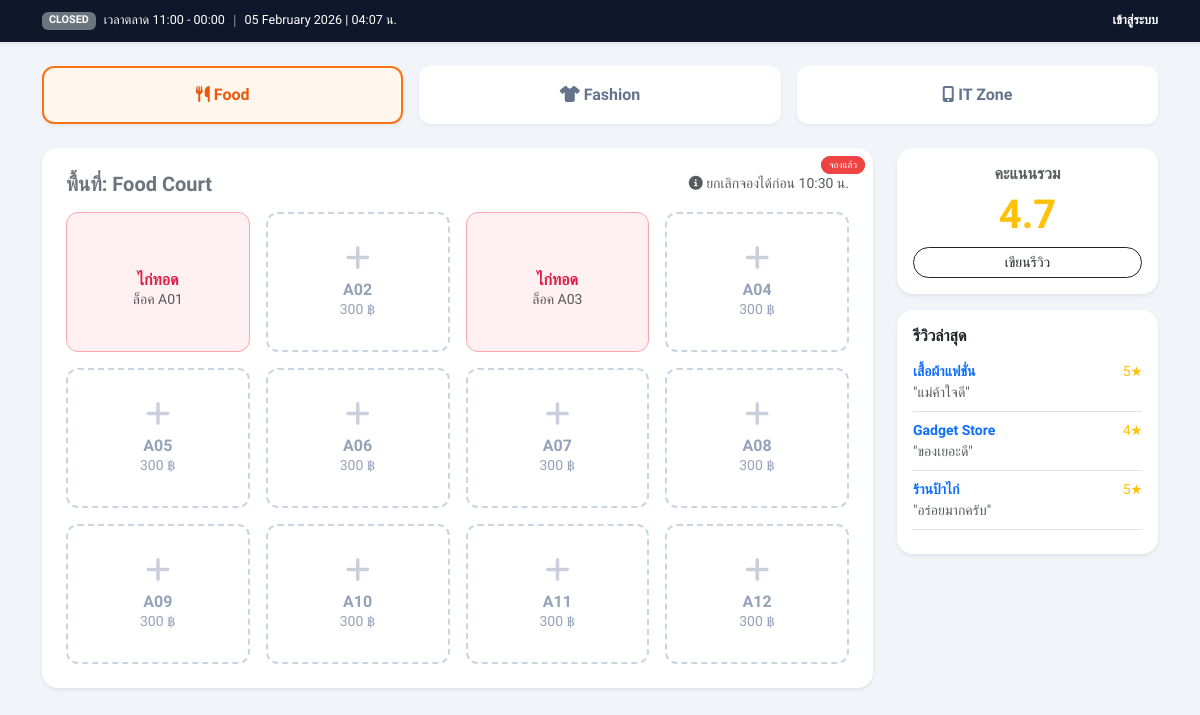
The page / on the database its author committed.
### tables this page shows
CREATE TABLE stalls (
        id INTEGER PRIMARY KEY AUTOINCREMENT,
        name TEXT NOT NULL,
        zone TEXT NOT NULL,
        price INTEGER NOT NULL,
        status TEXT DEFAULT 'available', 
        shop_name TEXT DEFAULT '',
        phone TEXT DEFAULT '',
        product_category TEXT DEFAULT '',
        booking_date TEXT DEFAULT '',
        booked_by INTEGER,
        payment_ref TEXT DEFAULT '',
        payment_status TEXT DEFAULT 'pending' 
    );

CREATE TABLE reviews (
        id INTEGER PRIMARY KEY AUTOINCREMENT,
        shop_name TEXT NOT NULL,
        rating INTEGER NOT NULL,
        comment TEXT,
        reviewer_name TEXT,
        created_at TIMESTAMP DEFAULT CURRENT_TIMESTAMP
    );

### app.py (the view)
@app.route('/')
def index():
    check_and_reset_daily()
    info = get_market_info()
    search = request.args.get('q', '')
    active_zone = request.args.get('zone', 'Food Court')
    conn = get_db()
    current_user = None
    if 'user_id' in session:
        current_user = conn.execute("SELECT * FROM users WHERE id=?", (session['user_id'],)).fetchone()
        session['credit'] = current_user['credit']
    if search:
        stalls = conn.execute("SELECT * FROM stalls WHERE shop_name LIKE ?", ('%' + search + '%',)).fetchall()
        if stalls: active_zone = stalls[0]['zone']
    else:
        stalls = conn.execute("SELECT * FROM stalls").fetchall()
    zones = {}
    for stall in stalls:
        z = stall['zone']
        if z not in zones: zones[z] = []
        zones[z].append(stall)
    reviews = conn.execute("SELECT * FROM reviews ORDER BY id DESC").fetchall()
    avg_rating = conn.execute("SELECT AVG(rating) FROM reviews").fetchone()[0] or 0.0
    conn.close()
    return render_template('index.html', zones=zones, reviews=reviews, avg_rating=round(avg_rating, 1),
                           search=search, active_zone=active_zone, info=info, user_info=current_user)

### app.py (called while the page is built)
def get_db():
    conn = sqlite3.connect('market.db')
    conn.row_factory = sqlite3.Row
    return conn

def get_market_info():
    now = datetime.now()
    current_time = now.time()
    market_open = time(11, 0)
    market_close = time(0, 0) # เที่ยงคืนคือขอบเขตวัน
    is_open = current_time >= market_open
    cancel_deadline = time(10, 30)
    return {
        'status': 'OPEN' if is_open else 'CLOSED',
        'datetime': now.strftime('%d %B %Y | %H:%M น.'),
        'cancel_deadline_str': '10:30 น.',
        'can_cancel': current_time < cancel_deadline # จะเป็น True ถ้ายังไม่ถึง 10:30
    }

def check_and_reset_daily():
    conn = get_db()
    today_str = datetime.now().strftime('%Y-%m-%d')
    conn.execute("""
        UPDATE stalls
        SET status='available', shop_name='', phone='', product_category='', booked_by=NULL, booking_date='', payment_ref='', payment_status='pending'
        WHERE status='booked' AND booking_date != ?
    """, (today_str,))
    conn.commit()
    conn.close()

### templates/index.html (shortened to what this page needs)
<!DOCTYPE html>
<html lang="th">
<head>
    <link href="https://cdn.jsdelivr.net/npm/bootstrap@5.3.0/dist/css/bootstrap.min.css" rel="stylesheet">
    <link href="https://cdnjs.cloudflare.com/ajax/libs/font-awesome/6.4.0/css/all.min.css" rel="stylesheet">
</head>
<body>
    <div class="time-bar sticky-top shadow-sm">
        <div class="container d-flex justify-content-between align-items-center">
            <div class="d-flex align-items-center gap-2">
                {% if info.status == 'OPEN' %}
                    <span class="badge bg-success">OPEN</span>
                {% else %}
                    <span class="badge bg-secondary">CLOSED</span>
                {% endif %}
                <small class="d-none d-md-inline">เวลาตลาด 11:00 - 00:00</small>
                <span class="opacity-50">|</span>
                <small>{{ info.datetime }}</small>
            </div>
            <div class="d-flex align-items-center gap-3">
                {% if session.get('user_id') %}
                    <span class="text-warning small fw-bold"><i class="fas fa-wallet"></i> {{ user_info.credit }} ฿</span>
                    <div class="dropdown">
                        <a href="#" class="text-white text-decoration-none dropdown-toggle fw-bold" data-bs-toggle="dropdown">
                            {{ session['username'] }}
                        </a>
                        <ul class="dropdown-menu dropdown-menu-end shadow">
                            {% if session['role'] == 'admin' %}
                                <li><a class="dropdown-item fw-bold text-primary" href="/admin"><i class="fas fa-cogs"></i> แดชบอร์ดแอดมิน</a></li>
                                <li><hr class="dropdown-divider"></li>
                            {% endif %}
                            <li><a class="dropdown-item text-danger" href="/logout">ออกจากระบบ</a></li>
                        </ul>
                    </div>
                {% else %}
                    <a href="/login" class="text-white text-decoration-none fw-bold small">เข้าสู่ระบบ</a>
                {% endif %}
            </div>
        </div>
    </div>
    <div class="container py-4">
        <div class="row g-3 mb-4">
            <div class="col-4"><a href="/?zone=Food Court" class="zone-btn {{ 'active-food' if active_zone == 'Food Court' }}"><i class="fas fa-utensils"></i> Food</a></div>
            <div class="col-4"><a href="/?zone=Fashion Street" class="zone-btn {{ 'active-fashion' if active_zone == 'Fashion Street' }}"><i class="fas fa-tshirt"></i> Fashion</a></div>
            <div class="col-4"><a href="/?zone=IT Zone" class="zone-btn {{ 'active-it' if active_zone == 'IT Zone' }}"><i class="fas fa-mobile-alt"></i> IT Zone</a></div>
        </div>
        <div class="row g-4">
            <div class="col-lg-9">
                <div class="card border-0 shadow-sm p-4 rounded-4">
                    <div class="d-flex justify-content-between align-items-center mb-3">
                        <h5 class="fw-bold text-secondary m-0">พื้นที่: {{ active_zone }}</h5>
                        <small class="text-muted"><i class="fas fa-info-circle"></i> ยกเลิกจองได้ก่อน {{ info.cancel_deadline_str }}</small>
                    </div>
                    {% for zone_name, items in zones.items() %}
                    <div class="{{ 'd-block' if zone_name == active_zone else 'd-none' }}">
                        <div class="row g-3">
                            {% for stall in items %}
                            <div class="col-6 col-md-4 col-lg-3">
                                <div class="stall-card {{ 'booked' if stall.status == 'booked' else 'free' }}"
                                     onclick="openBooking('{{ stall.id }}', '{{ stall.name }}', '{{ stall.price }}', '{{ stall.status }}', '{{ stall.shop_name }}', '{{ zone_name }}', '{{ stall.booked_by }}')">
                                    {% if stall.status == 'booked' %}
                                        <span class="booked-badge">จองแล้ว</span>
                                        <h6 class="fw-bold m-0 mt-3 text-truncate w-75 text-center">{{ stall.shop_name }}</h6>
                                        <small class="text-muted">ล็อค {{ stall.name }}</small>
                                    {% else %}
                                        <i class="fas fa-plus fs-3 mb-2 opacity-50"></i>
                                        <h6 class="fw-bold m-0">{{ stall.name }}</h6>
                                        <small>{{ stall.price }} ฿</small>
                                    {% endif %}
                                </div>
                            </div>
                            {% endfor %}
                        </div>
                    </div>
                    {% endfor %}
                </div>
            </div>
            <div class="col-lg-3">
                <div class="card border-0 shadow-sm p-3 text-center mb-3 rounded-4">
                    <h6 class="text-uppercase text-muted fw-bold">คะแนนรวม</h6>
                    <h1 class="text-warning fw-bold">{{ avg_rating }}</h1>
                    <button class="btn btn-outline-dark w-100 rounded-pill btn-sm" data-bs-toggle="modal" data-bs-target="#reviewModal">เขียนรีวิว</button>
                </div>
                <div class="card border-0 shadow-sm p-3 rounded-4 bg-white" style="max-height: 400px; overflow-y: auto;">
                    <h6 class="fw-bold mb-3">รีวิวล่าสุด</h6>
                    {% for review in reviews %}
                    <div class="border-bottom pb-2 mb-2">
                        <div class="d-flex justify-content-between">
                            <strong class="text-primary small">{{ review.shop_name }}</strong>
                            <span class="text-warning small">{{ review.rating }}★</span>
                        </div>
                        <p class="small text-muted mb-0">"{{ review.comment }}"</p>
                    </div>
                    {% endfor %}
                </div>
            </div>
        </div>
    </div>
</body>
</html>

### templates/index.html (style rules this page uses)
:root { --primary: #2563eb; --bg-light: #f1f5f9; }
body { background-color: var(--bg-light); font-family: 'Sarabun', sans-serif; }
.time-bar { background: #0f172a; color: white; padding: 10px 0; font-size: 0.9rem; }
.zone-btn { display: block; width: 100%; padding: 15px; border-radius: 12px; background: white; border: 2px solid transparent; text-align: center; text-decoration: none; color: #64748b; font-weight: bold; box-shadow: 0 2px 4px rgba(0,0,0,0.05); transition: 0.2s; }
.zone-btn.active-food { background: #fff7ed; border-color: #f97316; color: #ea580c; }
.stall-card { height: 140px; border-radius: 12px; cursor: pointer; transition: 0.2s; display: flex; flex-direction: column; justify-content: center; align-items: center; background: white; border: 2px dashed #cbd5e1; color: #94a3b8; }
.stall-card.booked { background: #fff1f2; border: 1px solid #fda4af; color: #e11d48; }
.booked-badge { position: absolute; top: 8px; right: 8px; background: #ef4444; color: white; font-size: 0.6rem; padding: 2px 8px; border-radius: 10px; }

### rows shown on the page
stalls: shop_name "ไก่ทอด", name "A01"
stalls: name "A02", price "300"
stalls: shop_name "ไก่ทอด", name "A03"
stalls: name "A04", price "300"
stalls: name "A05", price "300"
stalls: name "A06", price "300"
stalls: name "A07", price "300"
stalls: name "A08", price "300"
stalls: name "A09", price "300"
stalls: name "A10", price "300"
stalls: name "A11", price "300"
stalls: name "A12", price "300"
reviews: shop_name "เสื้อผ้าแฟชั่น", rating "5", comment "แม่ค้าใจดี"
reviews: shop_name "Gadget Store", rating "4", comment "ของเยอะดี"
reviews: shop_name "ร้านป้าไก่", rating "5", comment "อร่อยมากครับ"

### other values the page prints
{{ info.datetime }} "05 February 2026 | 04:07 น."
{{ active_zone }} "Food Court"
{{ info.cancel_deadline_str }} "10:30 น."
{{ avg_rating }} "4.7"
